Frame 1 (no input): blank canvas, image omitted
Frame 60 (the mouse pressed at the canvas centre just before this capture): blank canvas, image omitted
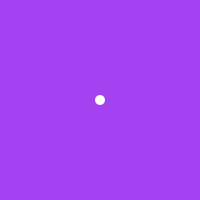
Frame 120 (the mouse held since frame 60 and released just before this capture)

The Processing sketch whose frames 1 and 60 were blank and that drew this single picture after the mouse press (run headless with seeded random() and noise(); from frame 60 on, the mouse is pressed at the canvas centre):

// Processing sketch: processing_11400
// ── processing_11400.pde

float[] x = {};
float[] y = {};
float[] d = {};
int[] c = {};
void setup() {
  size(200,200);
  background(0);
}

void draw() {
  for( int xx=0; xx<width && (x.length > 0); xx=xx+1 ) {
    for( int yy=0; yy<height; yy=yy+1 ) {
      int idx = 0;
      float dd;
      dd = dist(x[0],y[0],xx,yy);
      for( int i=1; i<d.length; i++ ) {
        float d0 = dist(x[i],y[i],xx,yy);
        if( dd > d0 ) {
          dd = d0;
          idx = i;
        }
      }
      set(xx,yy,c[idx]);
    }
  }
  noStroke();
  for( int i=0; i<x.length; i++ ) {
    ellipse(x[i],y[i],10,10);
  }
}

void mousePressed() {
  x = append(x,mouseX);
  y = append(y,mouseY);
  d = append(d,0);
  c = append(c,color(random(255),random(255),random(255)));
}
